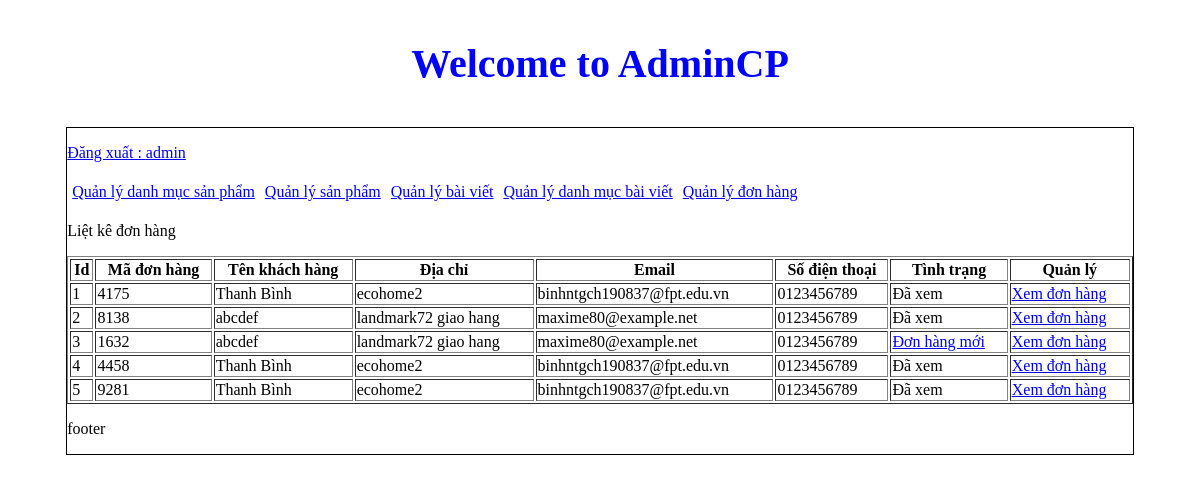
The app's page /admincp/index.php?action=quanlydonhang&query=lietke (signed in) with its own data.
### tables this page shows
CREATE TABLE `tbl_cart` (
  `id_cart` int(11) NOT NULL,
  `id_khachhang` int(11) NOT NULL,
  `code_cart` varchar(10) NOT NULL,
  `cart_status` int(11) NOT NULL
);

CREATE TABLE `tbl_dangky` (
  `id_dangky` int(11) NOT NULL,
  `tenkhachhang` varchar(200) NOT NULL,
  `email` varchar(100) NOT NULL,
  `diachi` varchar(200) NOT NULL,
  `matkhau` varchar(100) NOT NULL,
  `dienthoai` varchar(20) NOT NULL
);

### admincp/modules/quanlydonhang/lietke.php (the view)
<p>Liệt kê đơn hàng</p>
<?php
	$sql_lietke_dh = "SELECT * FROM tbl_cart,tbl_dangky WHERE tbl_cart.id_khachhang=tbl_dangky.id_dangky ORDER BY tbl_cart.id_cart DESC";
	$query_lietke_dh = mysqli_query($mysqli,$sql_lietke_dh);
?>
<table style="width:100%" border="1" style="border-collapse: collapse;">
  <tr>
  	<th>Id</th>
    <th>Mã đơn hàng</th>
    <th>Tên khách hàng</th>
    <th>Địa chỉ</th>
    <th>Email</th>
    <th>Số điện thoại</th>
    <th>Tình trạng</th>
  	<th>Quản lý</th>
  </tr>
  <?php
  $i = 0;
  while($row = mysqli_fetch_array($query_lietke_dh)){
  	$i++;
  ?>
  <tr>
  	<td><?php echo $i ?></td>
    <td><?php echo $row['code_cart'] ?></td>
    <td><?php echo $row['tenkhachhang'] ?></td>
    <td><?php echo $row['diachi'] ?></td>
    <td><?php echo $row['email'] ?></td>
    <td><?php echo $row['dienthoai'] ?></td>
    <td>
    	<?php if($row['cart_status']==1){
    		echo '<a href="modules/quanlydonhang/xuly.php?code='.$row['code_cart'].'">Đơn hàng mới</a>';
    	}else{
    		echo 'Đã xem';
    	}
    	?>
    </td>
   	<td>
   		<a href="index.php?action=donhang&query=xemdonhang&code=<?php echo $row['code_cart'] ?>">Xem đơn hàng</a>
   	</td>
  </tr>
  <?php
  }
  ?>
</table>

### records on screen
tbl_cart: code_cart "4175", tbl_dangky.tenkhachhang "Thanh Bình", tbl_dangky.diachi "ecohome2", tbl_dangky.email "binhntgch190837@fpt.edu.vn", tbl_dangky.dienthoai "0123456789", cart_status "Đã xem"
tbl_cart: code_cart "8138", tbl_dangky.tenkhachhang "abcdef", tbl_dangky.diachi "landmark72 giao hang", tbl_dangky.email "maxime80@example.net", tbl_dangky.dienthoai "0123456789", cart_status "Đã xem"
tbl_cart: code_cart "1632", tbl_dangky.tenkhachhang "abcdef", tbl_dangky.diachi "landmark72 giao hang", tbl_dangky.email "maxime80@example.net", tbl_dangky.dienthoai "0123456789"
tbl_cart: code_cart "4458", tbl_dangky.tenkhachhang "Thanh Bình", tbl_dangky.diachi "ecohome2", tbl_dangky.email "binhntgch190837@fpt.edu.vn", tbl_dangky.dienthoai "0123456789", cart_status "Đã xem"
tbl_cart: code_cart "9281", tbl_dangky.tenkhachhang "Thanh Bình", tbl_dangky.diachi "ecohome2", tbl_dangky.email "binhntgch190837@fpt.edu.vn", tbl_dangky.dienthoai "0123456789", cart_status "Đã xem"

### other values on screen
$_SESSION['dangnhap'] "admin"
